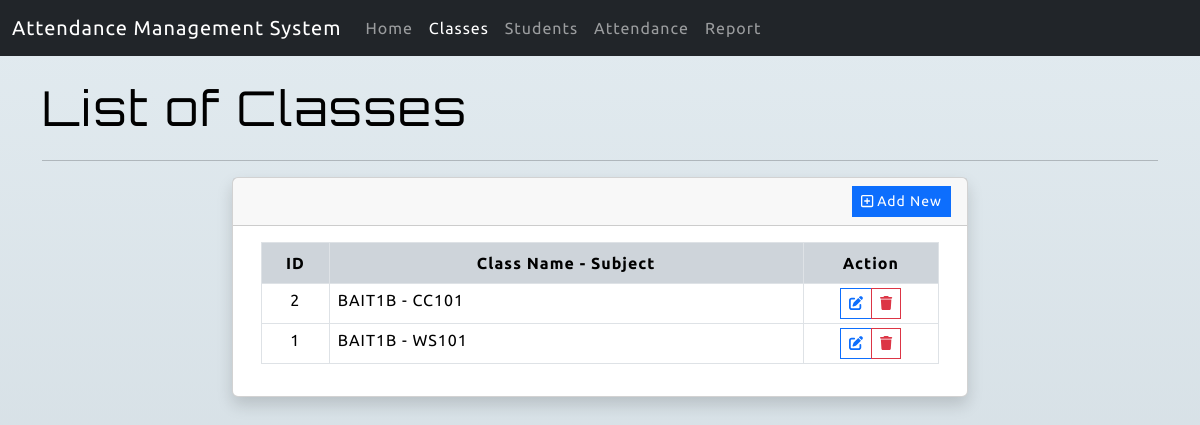
The page /?page=class_list on the database its author committed.
### tables this page shows
CREATE TABLE `class_tbl` (
  `id` int(11) NOT NULL,
  `name` text NOT NULL,
  `created_at` datetime NOT NULL DEFAULT current_timestamp(),
  `updated_at` datetime DEFAULT NULL ON UPDATE current_timestamp()
);

### classes/actions.class.php (called while the page is built, shortened)
<?php
class Actions{
    private $conn;
    function __construct(){
        require_once(realpath(__DIR__.'/../db-connect.php'));
        $this->conn = $conn;
    }
    public function list_class(){
        $sql = "SELECT * FROM `class_tbl` order by `name` ASC";
        $qry = $this->conn->query($sql);
        return $qry->fetch_all(MYSQLI_ASSOC);
    }
}

### pages/class_list.php (the view, shortened to what this page needs)
<div class="page-title mb-3">List of Classes</div>
<hr>
<?php
$classList = $actionClass->list_class();
?>
<div class="row justify-content-center">
    <div class="col-lg-8 col-md-10 col-sm-12 col-12">
        <div class="card shadow">
            <div class="card-header rounded-0">
                <div class="d-flex w-100 justify-content-end align-items-center">
                    <button class="btn btn-sm rounded-0 btn-primary" type="button" id="add_class"><i class="far fa-plus-square"></i> Add New</button>
                </div>
            </div>
            <div class="card-body rounded-0">
                <div class="container-fluid">
                    <div class="table-responsive">
                        <table class="table table-bordered table-hovered table-stripped">
                            <colgroup>
                                <col width="10%">
                                <col width="70%">
                                <col width="20%">
                            </colgroup>
                            <thead class="bg-dark-subtle">
                                <tr class="bg-transparent">
                                    <th class="bg-transparent text-center">ID</th>
                                    <th class="bg-transparent text-center">Class Name - Subject</th>
                                    <th class="bg-transparent text-center">Action</th>
                                </tr>
                            </thead>
                            <tbody>
                                <?php if(!empty($classList) && is_array($classList)): ?>
                                <?php foreach($classList as $row): ?>
                                    <tr>
                                        <td class="text-center px-2 py-1"><?= $row['id'] ?></td>
                                        <td class="px-2 py-1"><?= $row['name'] ?></td>
                                        <td class="text-center px-2 py-1">
                                            <div class="input-group input-group-sm justify-content-center">
                                                <button class="btn btn-sm btn-outline-primary rounded-0 edit_class" type="button" data-id="<?= $row['id'] ?>" title="Edit"><i class="fas fa-edit"></i></button>
                                                <button class="btn btn-sm btn-outline-danger rounded-0 delete_class" type="button" data-id="<?= $row['id'] ?>" title="Delete"><i class="fas fa-trash"></i></button>
                                            </div>
                                        </td>
                                    </tr>
                                <?php endforeach; ?>
                                <?php else: ?>
                                    <tr>
                                        <th class="text-center px-2 py-1" colspan="3">No data found.</th>
                                    </tr>
                                <?php endif; ?>
                            </tbody>
                        </table>
                    </div>
                </div>
            </div>
        </div>
    </div>
</div>

### assets/css/style.css (style rules this page uses)
:root { --font-orbiton: 'Orbitron', sans-serif; --font-ubuntu: 'Ubuntu', sans-serif; }
html, body { height: 100%; width: 100%; max-height: 100%; overflow: auto; }
* { font-family: var(--font-ubuntu); letter-spacing: 1px; }
body:not(.printable-receipt) { background-color: #cfd9df; background-image: linear-gradient(to top, #cfd9df 0%, #e2ebf0 100%); }
div.page-title, div.page-title * { font-size: 3rem; font-weight: 6000; letter-spacing: 2px; color: #000000; font-family: var(--font-orbiton); }

### rows shown on the page
class_tbl: id "2", name "BAIT1B - CC101"
class_tbl: id "1", name "BAIT1B - WS101"
